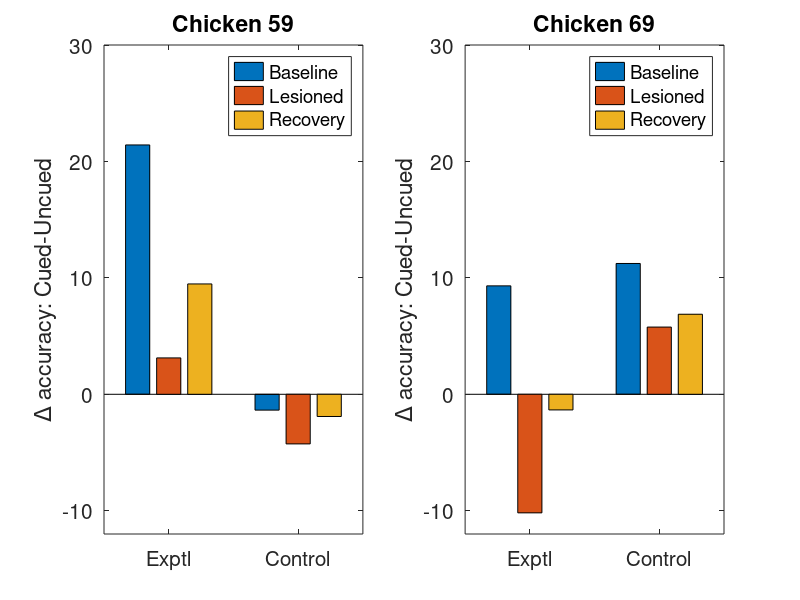

MATLAB code for this plot:
function cueing_effect()
%% data organized as # trials, [correct, incorrect]
% data were binned into 3 distractor bins before computing these counts to account for 
% potentially different numbers/strengths of distractors tested across sessions

figure; set(gcf, 'Position', [100 500 600 260], 'Color', [1 1 1]);

%% Chicken 69's data
% 4 sessions: #420,21,22,23
c69_baseline_cuedR   = [134, 44];   
c69_baseline_uncuedR = [114, 64];

c69_baseline_cuedL   = [148, 29]; 
c69_baseline_uncuedL = [133, 46];

% 11 sessions: #433,37,38,40,41,42,43,44,47,48,51
c69_lesioned_cuedR   = [377, 40];
c69_lesioned_uncuedR = [347, 63];

c69_lesioned_cuedL   = [217, 199];
c69_lesioned_uncuedL = [255, 154];

% 12 sessions: #453,59,62,63,66,68,69,70,71,72,76,79
c69_recovery_cuedR   = [295, 48];
c69_recovery_uncuedR = [273, 72];

c69_recovery_cuedL   = [188, 152]; 
c69_recovery_uncuedL = [192, 147];

concat_counts_baseline = [c69_baseline_cuedR, c69_baseline_uncuedR, c69_baseline_cuedL, c69_baseline_uncuedL];
concat_counts_lesioned = [c69_lesioned_cuedR, c69_lesioned_uncuedR, c69_lesioned_cuedL, c69_lesioned_uncuedL];
concat_counts_recovery = [c69_recovery_cuedR, c69_recovery_uncuedR, c69_recovery_cuedL, c69_recovery_uncuedL];

disp(' --- ')
disp(' '); disp('Chicken 69: Baseline');
[dR_b, dL_b] = fisher_test(concat_counts_baseline);
disp(' '); disp('Chicken 69: Lesion');
[dR_l, dL_l] = fisher_test(concat_counts_lesioned);
disp(' '); disp('Chicken 69: Recovery');
[dR_r, dL_r] = fisher_test(concat_counts_recovery);

subplot(122); plot_cueing_effect(100*[dL_b, dR_b, dL_l, dR_l, dL_r, dR_r]); 
axis([0.5 2.5 -12 30]); title('Chicken 69')

%% Chicken 59's data
% 3 sessions: #173,77,84
c59_baseline_cuedR   = [43,  7];   
c59_baseline_uncuedR = [31, 17];

c59_baseline_cuedL   = [32, 17]; 
c59_baseline_uncuedL = [32, 16];
    
% 1 session: #210
c59_lesioned_cuedR   = [15, 17];
c59_lesioned_uncuedR = [14, 18];

c59_lesioned_cuedL   = [19, 13];
c59_lesioned_uncuedL = [21, 12];

% 8 sessions: #212,14,16,39,42,49,54,55
c59_recovery_cuedR   = [86, 62];
c59_recovery_uncuedR = [71, 75];

c59_recovery_cuedL   = [103, 46]; 
c59_recovery_uncuedL = [103, 42];

concat_counts_baseline = [c59_baseline_cuedR, c59_baseline_uncuedR, c59_baseline_cuedL, c59_baseline_uncuedL];
concat_counts_lesioned = [c59_lesioned_cuedR, c59_lesioned_uncuedR, c59_lesioned_cuedL, c59_lesioned_uncuedL];
concat_counts_recovery = [c59_recovery_cuedR, c59_recovery_uncuedR, c59_recovery_cuedL, c59_recovery_uncuedL];

disp(' --- ')
disp(' '); disp('Chicken 59: Baseline');
[dR_b, dL_b] = fisher_test(concat_counts_baseline);
disp(' '); disp('Chicken 59: Lesion');
[dR_l, dL_l] = fisher_test(concat_counts_lesioned);
disp(' '); disp('Chicken 59: Recovery');
[dR_r, dL_r] = fisher_test(concat_counts_recovery);

subplot(121); plot_cueing_effect(100*[dR_b, dL_b, dR_l, dL_l, dR_r, dL_r]); 
axis([0.5 2.5 -12 30]); title('Chicken 59')

function plot_cueing_effect(y)
bar([y(1), y(3), y(5); y(2), y(4), y(6)]);
ylabel('\Delta accuracy: Cued-Uncued')
set(gca, 'XTickLabel', {'Exptl', 'Control'}, 'FontSize', 15);
legend({'Baseline', 'Lesioned', 'Recovery'})

function [dR, dL] = fisher_test(concat_counts)
tR = [concat_counts(1), concat_counts(2); concat_counts(3), concat_counts(4)]; 
[hR,pR,~] = fishertest(tR);
wR = tR./repmat(sum(tR')', 1, 2);
dR = wR(1,1) - wR(2,1);
fprintf('Cueing effect right, p-val: %1.3f\n', pR);

tL = [concat_counts(5), concat_counts(6); concat_counts(7), concat_counts(8)]; 
[hL,pL,~] = fishertest(tL);
wL = tL./repmat(sum(tL')', 1, 2);
dL = wL(1,1) - wL(2,1);
fprintf('Cueing effect left, p-val: %1.3f\n', pL);

